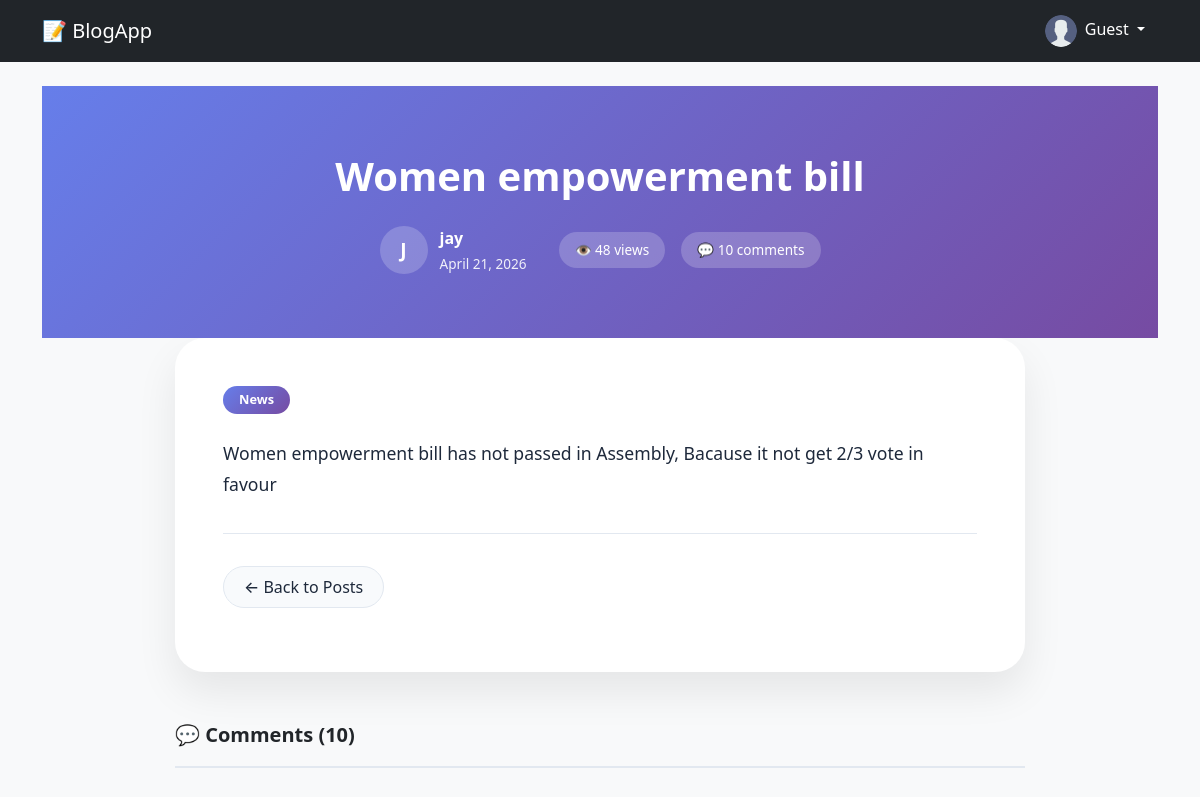
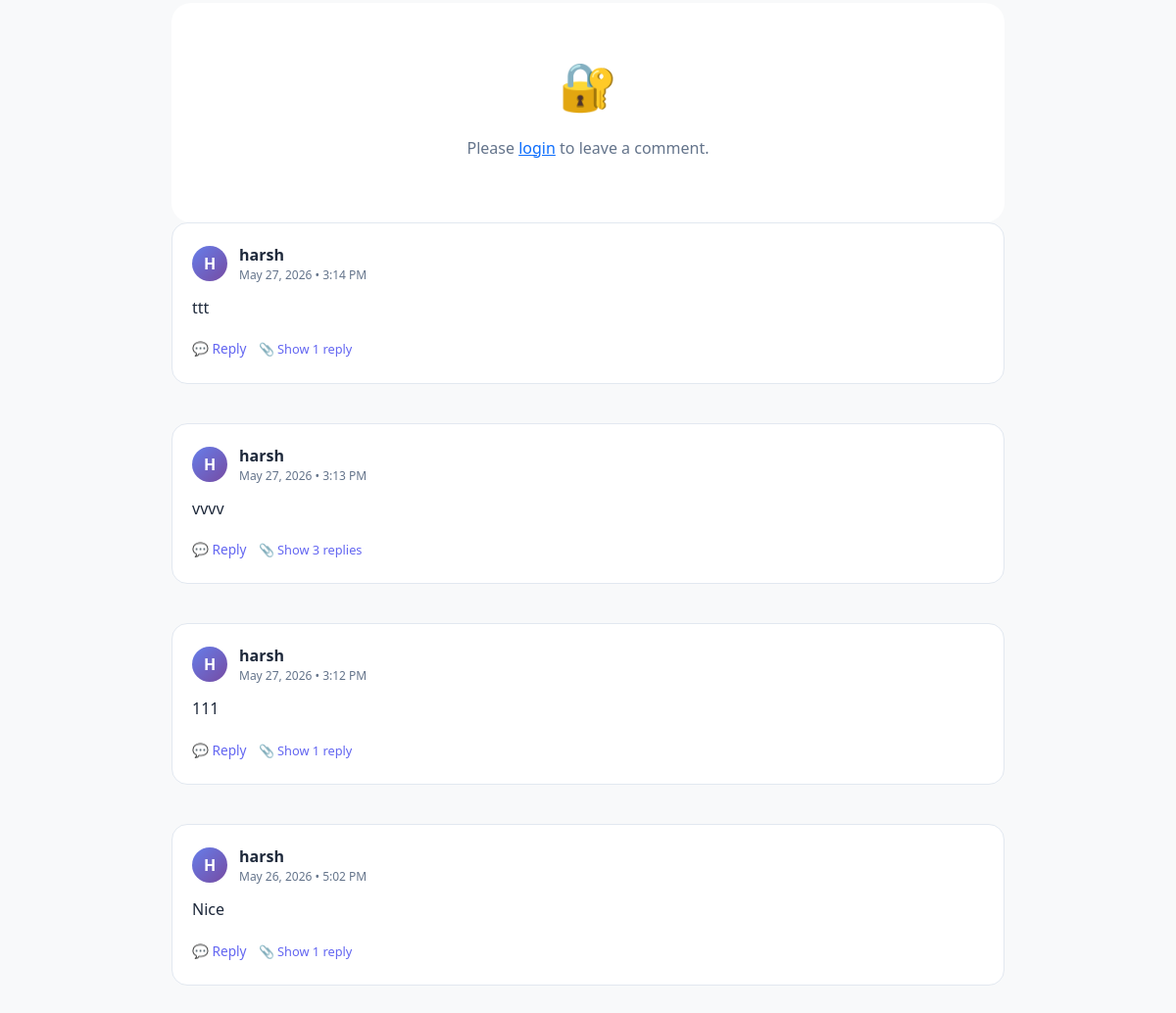
Page /post/20/ on the committed database (2 pictures, top to bottom).
### blogapp/models.py (models this page shows, shortened)
class Post(models.Model):
    author = models.ForeignKey(User, on_delete=models.CASCADE)
    category = models.ForeignKey(Category, on_delete=models.CASCADE)
    title = models.CharField(max_length=50)
    content = models.TextField()
    image = models.ImageField(null=True, blank=True)
    created_at = models.DateTimeField(auto_now_add=True)
    likes = models.ManyToManyField(User, related_name="liked_posts", blank=True)
    views = models.IntegerField(default=0)

class Category(models.Model):
    name = models.CharField(max_length=50)

class Comment(models.Model):
    post = models.ForeignKey(Post, on_delete=models.CASCADE)
    user = models.ForeignKey(User, on_delete=models.CASCADE)
    text = models.TextField()
    parent = models.ForeignKey(
        'self', # This comment can point to another comment
        on_delete=models.CASCADE,
        null=True,
        blank=True,
        related_name='replies' # 👉 related_name = name used to access reverse data
    )
    reply_to = models.ForeignKey(User, on_delete=models.CASCADE, null=True, blank=True, related_name="replies_received")
    created_at = models.DateTimeField(auto_now_add=True)

### blogapp/views.py (the view, shortened to what this page needs)
# urls.py: path('post/<int:pk>/', PostDetailView.as_view(), name='post_detail'),
class PostDetailView(DetailView):
    model = Post
    template_name = 'blog/post_detail.html'
    def get_context_data(self, **kwargs): # Send extra data from view → template
        context = super().get_context_data(**kwargs) # 👉 Context = dictionary that sends data from view → template /// Parent class = DetailView
        context['comments'] = Comment.objects.filter(post=self.object, parent__isnull=True).order_by('-created_at')
        return context
    def get(self, request, *args, **kwargs):
        self.object = self.get_object()
        self.object.views += 1
        self.object.save()
        context = self.get_context_data(object = self.object)
        return self.render_to_response(context)
    def dispatch(self, *args, **kwargs):
        return super().dispatch(*args, **kwargs)

### blogapp/context_processors.py (called while the page is built)
def notification_count(request):
    if request.user.is_authenticated:
        count = Notification.objects.filter(
            user=request.user,
            is_read=False
        ).count()
    else:
        count = 0
    return {'notification_count': count}

### blogapp/templates/blog/post_detail.html (shortened to what this page needs)
{% extends 'base.html' %}
{% load static %}
{% block extra_css %}
    <link rel="stylesheet" href="{% static 'css/post_detail.css' %}">
{% endblock %}
{% block content %}
<div class="post-hero">
    <div class="post-hero-content">
        <h1>{{ object.title }}</h1>
        <div class="post-meta-hero">
            <div class="post-author">
                <div class="author-avatar">
                    {{ object.author.username|first|upper }}
                </div>
                <div class="author-info">
                    <div class="author-name">{{ object.author.username }}</div>
                    <div class="post-date">{{ object.created_at|date:"F d, Y" }}</div>
                </div>
            </div>
            <div class="post-stats-hero">
                <div class="stat-badge">👁️ {{ object.views }} views</div>
                <div class="stat-badge">💬 {{ object.comment_set.count }} comments</div>
            </div>
        </div>
    </div>
</div>
<div class="post-container">
    <div class="post-body">
        <div class="post-category">{{ object.category.name }}</div>
        <div class="post-content">
            {{ object.content|linebreaks }}
        </div>
        <div class="action-bar">
            <a href="{{ request.META.HTTP_REFERER|default:'/' }}" class="btn-action btn-back">
                ← Back to Posts
            </a>
        </div>
    </div>
</div>
<div class="comments-section">
    <div class="comments-header">
        <div class="comments-count">💬 Comments ({{ object.comment_set.count }})</div>
    </div>
    {% if user.is_authenticated %}
    <div class="comment-form-card">
        <form id="comment-form">
            {% csrf_token %}
            <textarea name="text" rows="4" placeholder="Share your thoughts..."></textarea>
            <button type="submit" class="comment-submit">Post Comment</button>
        </form>
    </div>
    {% else %}
    <div class="empty-comments">
        <div class="empty-icon">🔐</div>
        <p>Please <a href="{% url 'login' %}">login</a> to leave a comment.</p>
    </div>
    {% endif %}
    <div id="comment-list" class="comment-list">
        {% for comment in comments %}
            {% include "blog/reply_modern.html" with comment=comment depth=0 %}
            {% empty %}
            <div class="empty-comments">
                <div class="empty-icon">💬</div>
                <p>No comments yet. Be the first to share your thoughts!</p>
            </div>
        {% endfor %}
    </div>
</div>
{% endblock %}

### blogapp/templates/blog/reply_modern.html (shortened to what this page needs)
{% load static %}
<div class="comment-wrapper" id="comment-wrapper-{{ comment.id }}">
    <div class="comment-card" id="comment-{{ comment.id }}">
        <div class="comment-header">
            <div class="comment-author">
                <div class="comment-avatar">
                    {{ comment.user.username|first|upper }}
                </div>
                <div>
                    <div class="comment-author-name">{{ comment.user.username }}</div>
                    <div class="comment-time">{{ comment.created_at|date:"M d, Y • g:i A" }}</div>
                </div>
            </div>
        </div>
        <div class="comment-text">
            {{ comment.text|linebreaks }}
        </div>
            <button onclick="showReplyForm({{ comment.id }})" class="reply-btn">
                💬 Reply
            </button>
            {% if comment.replies.count != 0 %}
                <button onclick="toggleReplies({{comment.id}})" class="comment-action-btn show-replies-btn" id="toggle-btn-{{ comment.id }}">
                    📎 Show {{ comment.replies.count }} {% if comment.replies.count == 1 %} reply {% else %}replies
                    {% endif %}
                </button>
            {% endif %}
    </div>
</div>

### blogapp/static/css/post_detail.css (style rules this page uses)
:root { --primary: #6366f1; --primary-dark: #4f46e5; --text-dark: #1e293b; --text-gray: #64748b; --bg-light: #f8fafc; --border-light: #e2e8f0; }
.post-hero { position: relative; background: linear-gradient(135deg, #667eea 0%, #764ba2 100%); padding: 4rem 0; margin-bottom: -2rem; }
.post-hero-content { margin: 0 auto; text-align: center; color: white; }
.post-hero h1 { font-size: 2.5rem; font-weight: 800; margin-bottom: 1rem; line-height: 1.3; }
.post-meta-hero { display: flex; justify-content: center; gap: 2rem; align-items: center; flex-wrap: wrap; margin-top: 1.5rem; }
.post-author { display: flex; align-items: center; gap: 0.75rem; }
.author-avatar { width: 48px; height: 48px; border-radius: 50%; background: rgba(255, 255, 255, 0.2); display: flex; align-items: center; justify-content: center; font-weight: bold; font-size: 1.2rem; }
.author-info { text-align: left; }
.author-name { font-weight: 600; margin-bottom: 0.25rem; }
.post-date { font-size: 0.85rem; opacity: 0.9; }
.post-stats-hero { display: flex; gap: 1rem; }
.stat-badge { background: rgba(255, 255, 255, 0.2); padding: 0.5rem 1rem; border-radius: 40px; font-size: 0.85rem; display: flex; align-items: center; gap: 0.5rem; }
.post-container { max-width: 850px; margin: 0 auto; background: white; border-radius: 30px; box-shadow: 0 20px 40px rgba(0, 0, 0, 0.08); overflow: hidden; margin-top: 2rem; margin-bottom: 3rem; }
.post-body { padding: 3rem; }
.post-category { display: inline-block; background: linear-gradient(135deg, #667eea, #764ba2); color: white; padding: 0.25rem 1rem; border-radius: 20px; font-size: 0.8rem; font-weight: 600; margin-bottom: 1.5rem; }
.post-content { font-size: 1.1rem; line-height: 1.8; color: var(--text-dark); }
.post-content p { margin-bottom: 1.5rem; }
.action-bar { display: flex; justify-content: space-between; align-items: center; padding: 1rem 0; margin-top: 2rem; padding-top: 2rem; border-top: 1px solid var(--border-light); }
.btn-action { padding: 0.5rem 1.25rem; border-radius: 40px; font-weight: 500; transition: all 0.3s ease; text-decoration: none; display: inline-flex; align-items: center; gap: 0.5rem; }
.btn-back { background: var(--bg-light); color: var(--text-dark); border: 1px solid var(--border-light); }
.comment-wrapper { margin-bottom: 1rem; }
.comments-section { max-width: 850px; margin: 0 auto 3rem; }
.comments-header { display: flex; justify-content: space-between; align-items: center; margin-bottom: 2rem; padding-bottom: 1rem; border-bottom: 2px solid var(--border-light); }
.comments-count { font-size: 1.25rem; font-weight: 600; }
.comment-list { display: flex; flex-direction: column; gap: 1.5rem; }
.comment-card { background: white; border-radius: 16px; padding: 1.25rem; border: 1px solid var(--border-light); }
.comment-header { display: flex; justify-content: space-between; align-items: center; margin-bottom: 0.75rem; }
.comment-author { display: flex; align-items: center; gap: 0.75rem; }
.comment-avatar { width: 36px; height: 36px; border-radius: 50%; background: linear-gradient(135deg, #667eea, #764ba2); display: flex; align-items: center; justify-content: center; color: white; font-weight: bold; }
.comment-author-name { font-weight: 600; color: var(--text-dark); }
.comment-time { font-size: 0.75rem; color: var(--text-gray); }
.comment-text { color: var(--text-dark); line-height: 1.6; margin-bottom: 0.75rem; }
.reply-btn { background: none; border: none; color: var(--primary); font-size: 0.85rem; cursor: pointer; padding: 0; display: inline-flex; align-items: center; gap: 0.25rem; }
.empty-comments { text-align: center; padding: 3rem; background: white; border-radius: 20px; color: var(--text-gray); }
.empty-icon { font-size: 3rem; margin-bottom: 1rem; }
.comment-action-btn { background: none; border: none; color: var(--text-gray); font-size: 0.8rem; cursor: pointer; padding: 0.25rem 0.5rem; border-radius: 20px; transition: all 0.2s ease; display: inline-flex; align-items: center; gap: 0.25rem; }
.show-replies-btn { color: var(--primary); }

### rows in the picture
Post: title "Women empowerment bill", author.username|first "J", author.username "jay", created_at "April 21, 2026", views "48", comment_set.count "10", category.name "News", content "Women empowerment bill has not passed in Assembly, Bacause it not get 2/3 vote in favour"
Comment: user.username|first "H", user.username "harsh", created_at "May 27, 2026 • 3:14 PM", text "ttt", replies.count "1", shows "reply"
Comment: user.username|first "H", user.username "harsh", created_at "May 27, 2026 • 3:13 PM", text "vvvv", replies.count "3"
Comment: user.username|first "H", user.username "harsh", created_at "May 27, 2026 • 3:12 PM", text "111", replies.count "1", shows "reply"
Comment: user.username|first "H", user.username "harsh", created_at "May 26, 2026 • 5:02 PM", text "Nice", replies.count "1", shows "reply"

### other values in the picture
{{ request.user.username|default:'Guest' }} "Guest"
